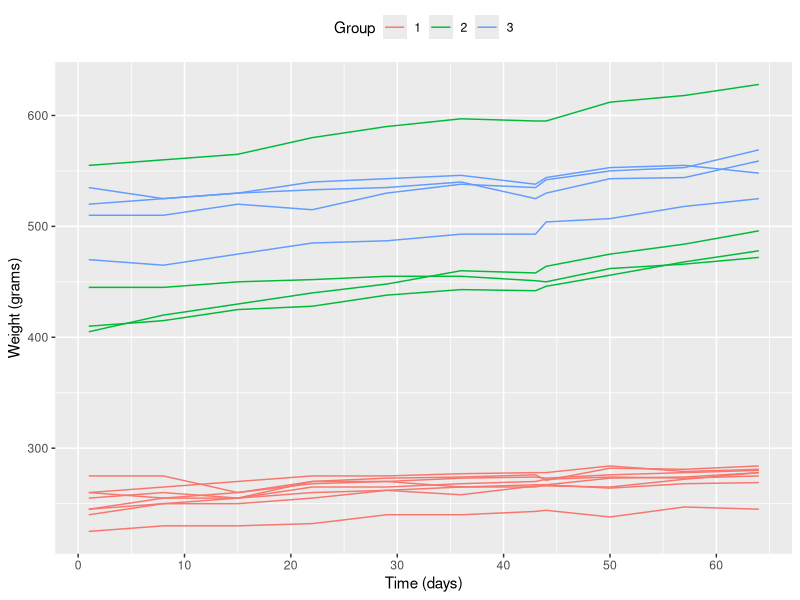
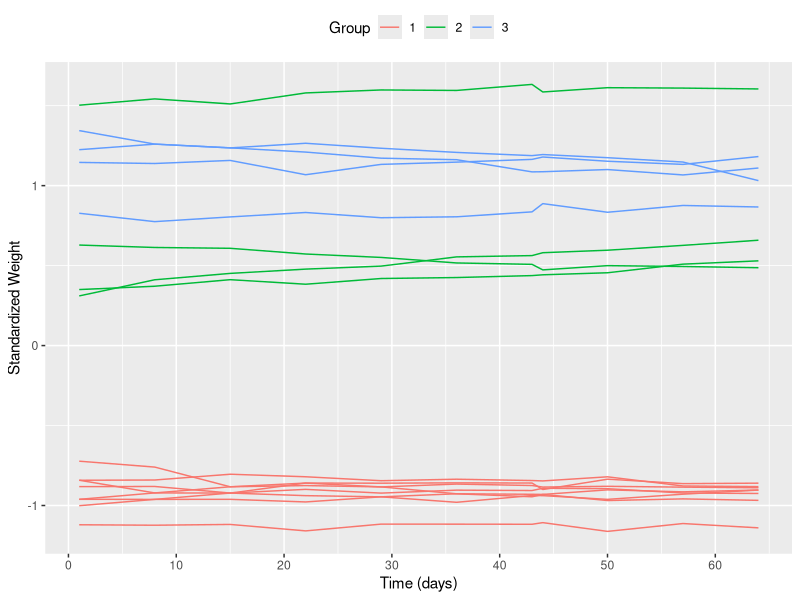
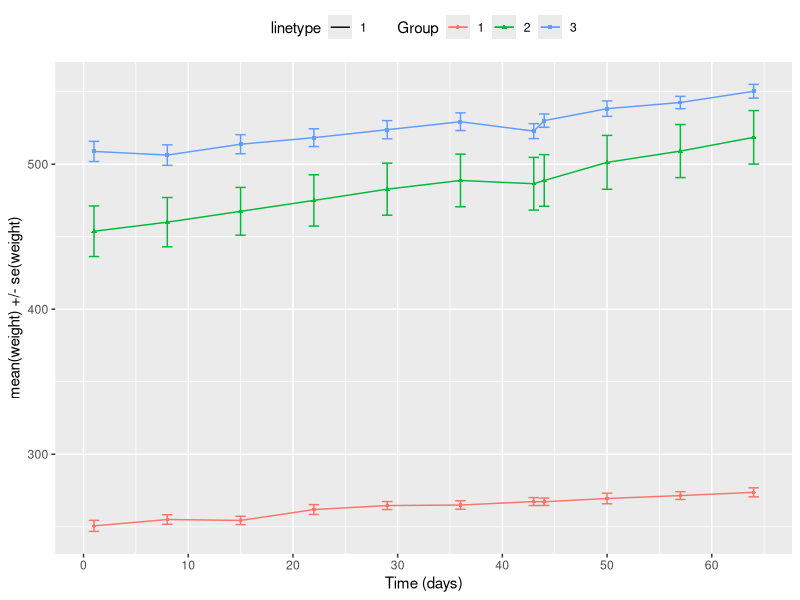
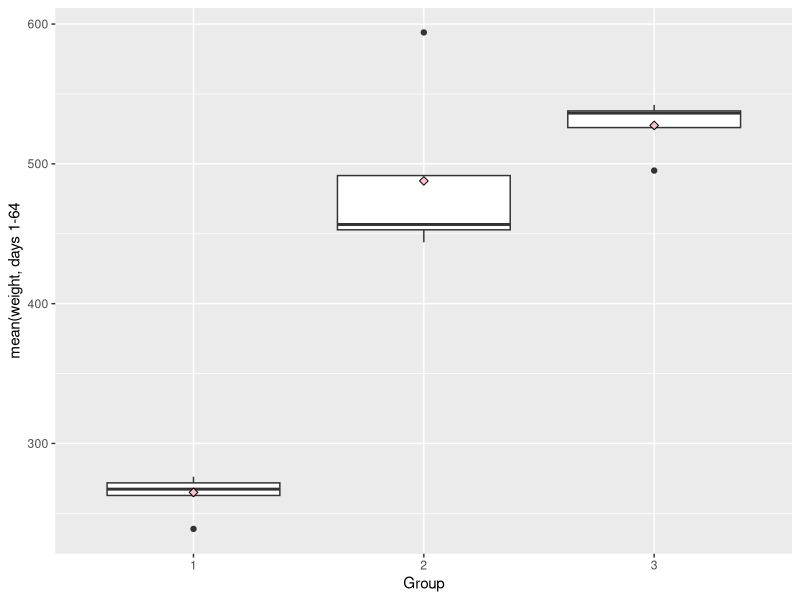
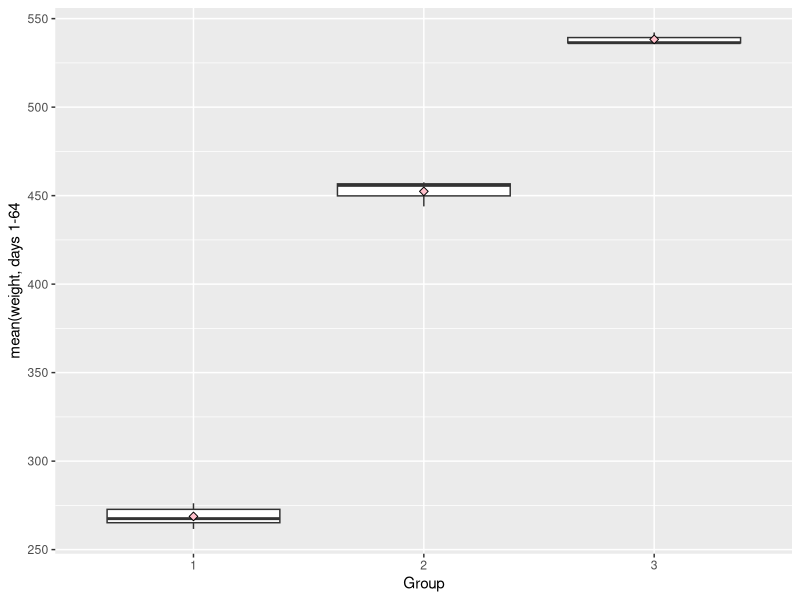
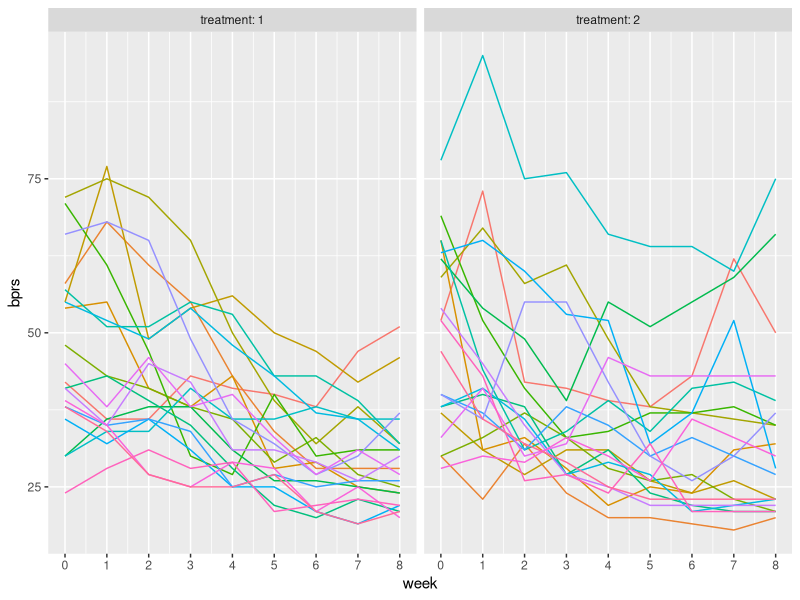
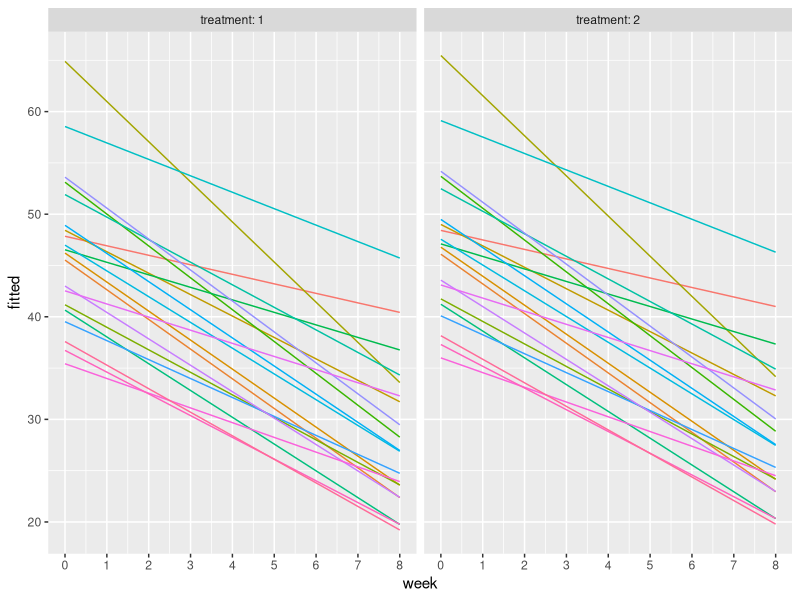
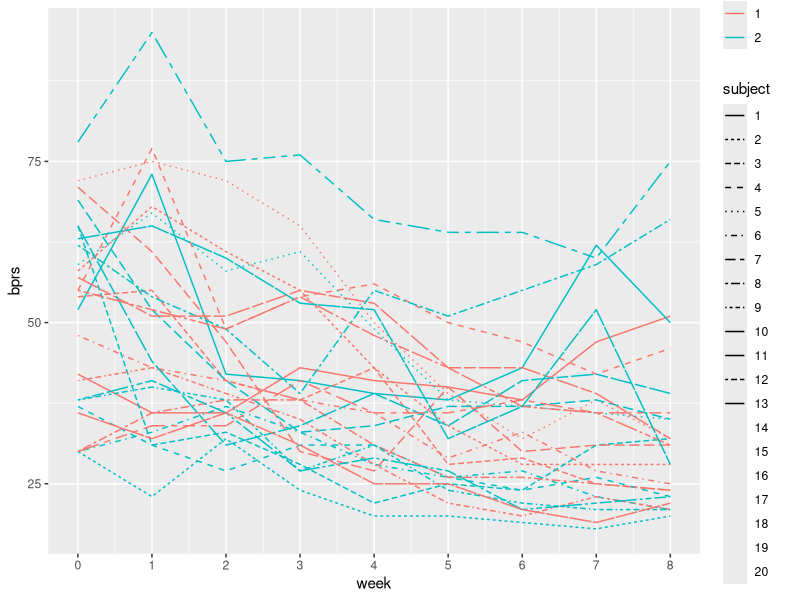

Here is the R script that generated these plots, in order:
## ---- chunk 1
library(tidyverse)
RatsL <- read_csv("data/RATSL.csv")
bprsL <- read_csv("data/BPRSL.csv")

RatsL %>% str
bprsL %>% str

RatsL %>% summary
bprsL %>% summary
## ---- chunk 2
RatsL$ID <- factor(RatsL$ID)
RatsL$Group <- factor (RatsL$Group)

bprsL$treatment <- factor(bprsL$treatment)
bprsL$subject <- factor(bprsL$subject)

RatsL %>% str
bprsL %>% str
## ---- chunk 3
library(ggplot2)
ggplot(RatsL, aes(x = Time, y = weight, group = ID)) +
  geom_line(aes(col = Group)) +
  theme(legend.position = "top") +
  scale_x_continuous(name = "Time (days)", 
                     breaks = seq(0, 60, 10)) +
  scale_y_continuous(name = "Weight (grams)",
                     limits = c(min(RatsL$weight), max(RatsL$weight)))
## ---- chunk 4
RatsL <- RatsL %>% 
  group_by(Time) %>% 
  mutate(stdprs = scale(weight)) %>% 
  ungroup

ggplot(RatsL, aes(x = Time, y = stdprs, group = ID)) +
  geom_line(aes(col = Group)) +
  theme(legend.position = "top") +
  scale_x_continuous(name = "Time (days)", 
                     breaks = seq(0, 60, 10)) +
  scale_y_continuous(name = "Standardized Weight")
## ---- chunk 5
n <- 16 # sample size

# creating a summary dataset
RatsLS <- RatsL %>% 
  group_by(Group, Time) %>% 
  summarise(mean = mean(weight), se = (sd(weight)/sqrt(n))) %>% 
  ungroup

# plotting the summary
RatsLS %>% ggplot(
  aes(x = Time, y = mean, shape = Group, col = Group)) +
  geom_line() +
  theme(legend.position = "top") +
  scale_x_continuous(name = "Time (days)", 
                     breaks = seq(0, 60, 10)) +
   geom_errorbar(aes(ymin=mean-se, ymax=mean+se, linetype="1"), width=1) +
  geom_point(size = 1) +
  scale_y_continuous(name = "mean(weight) +/- se(weight)")
## ---- chunk 6
outlaw_rat <- RatsL %>% 
  filter(Time > 1) %>% # removing baseline
  group_by(ID, Group) %>% 
  summarise(mean = mean(weight)) %>% 
  ungroup

outlaw_rat %>% ggplot(
  aes(x = Group, y = mean)) +
  geom_boxplot() +
  stat_summary(fun = "mean", geom = "point", shape = 23, size = 2, fill = "pink") +
  scale_y_continuous(name = "mean(weight, days 1-64")
## ---- chunk 7
outlaw_rat1 <- outlaw_rat %>% filter(mean > 240, # group 1 outlier
                                     mean < 550, # group 2 outlier
                                     mean > 500 | Group != 3) 
                                                 # group 3 outlier
# plotting
outlaw_rat1 %>% ggplot(
  aes(x = Group, y = mean)) +
  geom_boxplot() +
  stat_summary(fun = "mean", geom = "point", shape = 23, size = 2, fill = "pink") +
  scale_y_continuous(name = "mean(weight, days 1-64")
## ---- chunk 8
library(rstatix)
outlaw_rat1 %>%
  pairwise_t_test(mean ~ Group, p.adjust.method = "bonferroni")
## ---- chunk 9
# loading the starting weight of the rats
baseline <- RatsL %>% filter(Time==1) %>% select(weight) %>% as.vector

# adding the baseline weight as a column to a data frame
outlaw_rat2 <- outlaw_rat %>% 
  mutate(baseline = baseline$weight)

# calculating a linear model for the data
rat_fit <- lm(mean ~ baseline + Group, data = outlaw_rat2)

rat_fit %>% anova
## ---- chunk 10
str(bprsL)
## ---- chunk 11
bprsL %>% ggplot(
  aes(x = week, y = bprs, col = subject)) +
  geom_line() +
  facet_grid(. ~ treatment, labeller = label_both) +
  theme(legend.position = "none") +
  scale_x_continuous(breaks = seq(0, 8, 1))
## ---- chunk 12
bprs_reg <- lm(bprs ~ week + treatment, bprsL)
bprs_reg %>% summary
## ---- chunk 13
library(lme4)
bprs_ref <- lmer(bprs ~ week + treatment + (1 | subject), bprsL, REML = FALSE)
bprs_ref
## ---- chunk 14
bprs_ref1 <- lmer(bprs ~ week + treatment + (week | subject), bprsL, REML = FALSE)
bprs_ref1 %>% summary

anova(bprs_ref1, bprs_ref)
## ---- chunk 15

bprs_ref2 <- lmer(bprs ~ week * treatment + (week | subject), bprsL, REML = FALSE)
bprs_ref2 %>% summary

anova(bprs_ref2, bprs_ref1)
## ---- chunk 16
bprsL$fitted <- fitted(bprs_ref1) 

bprsL %>% ggplot(aes(x = week, y = fitted, group = subject)) +
  geom_line(aes(col = subject)) +
  facet_grid(. ~ treatment, labeller = label_both) +
  theme(legend.position = "none") +
  scale_x_continuous(breaks = seq(0, 8, 1))
## ---- chunk 17
p1 <- bprsL %>% ggplot(aes(x = week, y = bprs, color = treatment)) +
  geom_line(aes(linetype = subject)) +
  scale_x_continuous(breaks = seq(0, 8, 1))

p2 <- bprsL %>% ggplot(aes(x = week, y = fitted, color = treatment)) +
  geom_line(aes(linetype= subject)) +
  scale_x_continuous(breaks = seq(0, 8, 1))

par(mfrow = c(2, 1))
p1
p2
